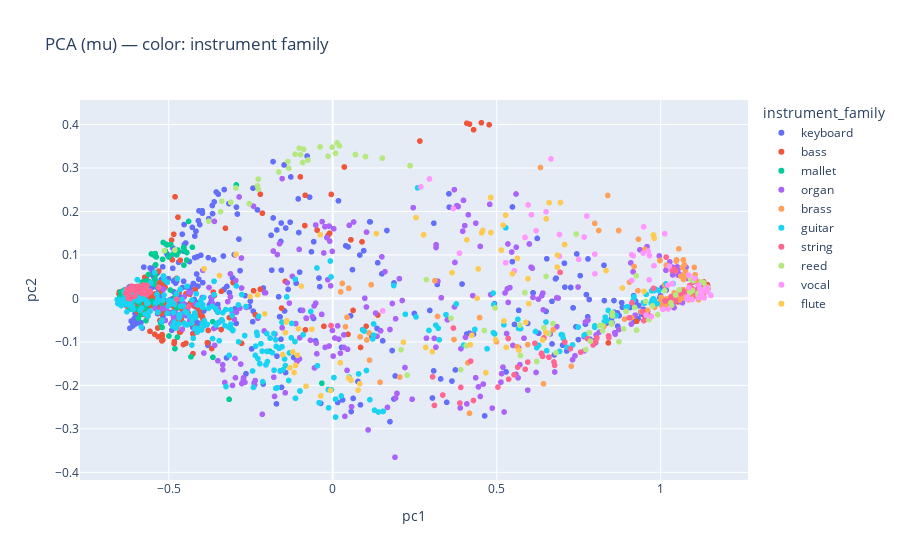
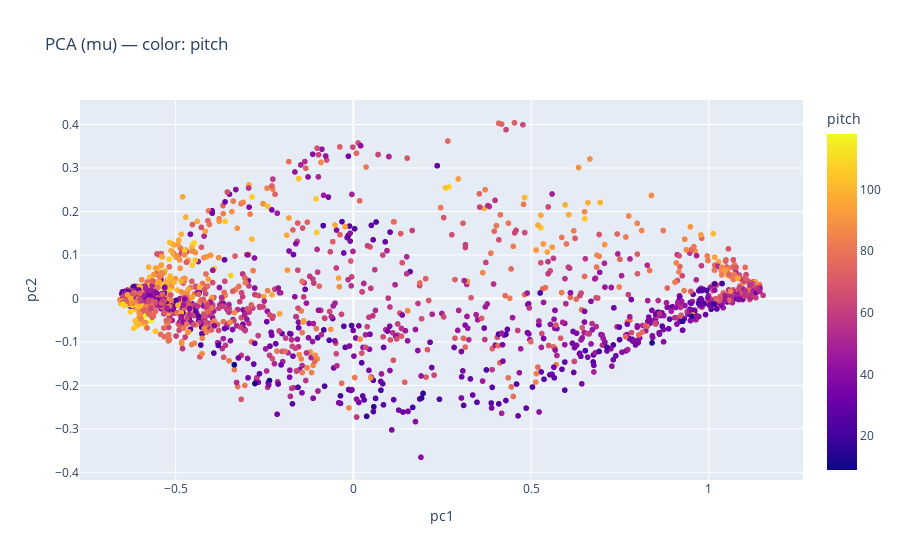

Source (notebook cell) for these figures, in order:
### Code cell
import numpy as np
from sklearn.decomposition import PCA
import plotly.express as px

# --- Instrument family mapping (NSynth) ---
FAMILY_NAMES = {
    0: "bass",
    1: "brass",
    2: "flute",
    3: "guitar",
    4: "keyboard",
    5: "mallet",
    6: "organ",
    7: "reed",
    8: "string",
    9: "synth_lead",
    10: "vocal",
}

family_names = np.vectorize(FAMILY_NAMES.get)(family_all)

# --- PCA 2D ---
pca = PCA(n_components=2, random_state=SEED)
mu_pca = pca.fit_transform(mu_all)

print(
    "Explained variance ratio:",
    pca.explained_variance_ratio_,
    "| sum:",
    pca.explained_variance_ratio_.sum(),
)

# Data for plotly
data = {
    "pc1": mu_pca[:, 0],
    "pc2": mu_pca[:, 1],
    "pitch": pitch_all.astype(int),
    "instrument_family": family_names,  # <-- categórico
    "key": keys_all,
}

# --- Plot 1: color by instrument_family (categorical legend) ---
fig1 = px.scatter(
    data,
    x="pc1",
    y="pc2",
    color="instrument_family",
    hover_data=["pitch", "key"],
    title="PCA (mu) — color: instrument family",
)
fig1.show()

# --- Plot 2: color by pitch (continuous) ---
fig2 = px.scatter(
    data,
    x="pc1",
    y="pc2",
    color="pitch",
    hover_data=["instrument_family", "key"],
    title="PCA (mu) — color: pitch",
)
fig2.show()

### Figure 1 — Plotly figure (JSON) as saved in the notebook; plotly's stock layout.template omitted (floating-point values rounded to 4 significant figures; data arrays with more than 128 entries replaced by an {"elided": "..."} marker saying what was removed)
{"data": [{"customdata": {"elided": "372x2 mixed values"}, "hovertemplate": "instrument_family=keyboard<br>pc1=%{x}<br>pc2=%{y}<br>pitch=%{customdata[0]}<br>key=%{customdata[1]}<extra></extra>", "legendgroup": "keyboard", "marker": {"color": "#636efa", "symbol": "circle"}, "mode": "markers", "name": "keyboard", "showlegend": true, "type": "scattergl", "x": {"elided": "372 float values"}, "xaxis": "x", "y": {"elided": "372 float values"}, "yaxis": "y"}, {"customdata": {"elided": "447x2 mixed values"}, "hovertemplate": "instrument_family=bass<br>pc1=%{x}<br>pc2=%{y}<br>pitch=%{customdata[0]}<br>key=%{customdata[1]}<extra></extra>", "legendgroup": "bass", "marker": {"color": "#EF553B", "symbol": "circle"}, "mode": "markers", "name": "bass", "showlegend": true, "type": "scattergl", "x": {"elided": "447 float values"}, "xaxis": "x", "y": {"elided": "447 float values"}, "yaxis": "y"}, {"customdata": {"elided": "104x2 mixed values"}, "hovertemplate": "instrument_family=mallet<br>pc1=%{x}<br>pc2=%{y}<br>pitch=%{customdata[0]}<br>key=%{customdata[1]}<extra></extra>", "legendgroup": "mallet", "marker": {"color": "#00cc96", "symbol": "circle"}, "mode": "markers", "name": "mallet", "showlegend": true, "type": "scattergl", "x": [-0.6368, -0.5777, -0.5186, -0.54, -0.5049, -0.5874, -0.5861, -0.5691, -0.4995, -0.6426, -0.58, -0.5103, -0.4278, -0.5527, -0.4937, -0.5585, -0.634, -0.3657, -0.6118, -0.4545, -0.5921, -0.4319, -0.6107, -0.6411, -0.5204, -0.3651, -0.5848, -0.628, -0.5228, -0.6009, -0.5968, -0.6128, -0.5893, -0.5931, -0.5661, -0.5466, -0.4603, -0.4523, -0.6144, -0.6419, -0.5905, -0.4754, -0.4447, -0.4966, -0.6335, -0.5857, -0.6088, -0.5438, -0.6363, -0.5973, -0.6469, -0.4804, -0.4726, -0.6362, -0.6029, -0.6135, -0.5201, -0.6171, -0.6087, -0.5188, -0.4836, -0.4809, -0.4535, -0.6342, -0.6376, -0.5504, -0.627, -0.4951, -0.5616, -0.4393, -0.5903, -0.4941, -0.645, -0.4534, -0.3157, -0.5815, -0.5168, -0.2938, -0.5993, -0.6493, -0.5402, -0.6164, -0.5689, -0.6099, -0.03305, -0.5379, -0.4734, -0.6476, -0.5415, -0.4696, -0.542, -0.584, -0.5248, -0.4938, -0.5408, -0.5426, -0.5668, -0.6227, -0.4451, -0.6279, -0.4756, -0.6211, -0.4991, -0.1923], "xaxis": "x", "y": [0.005032, -0.02112, 0.09002, 0.07756, 0.1231, -0.004047, -0.005561, -0.0509, 0.09529, 0.00898, 0.03777, 0.109, 0.1178, 0.1024, -0.00573, 0.03824, -0.005276, -0.0535, 0.006632, 0.1172, -0.0455, -0.1342, 0.02677, -0.004667, -0.05378, -0.1354, -0.03595, 0.003105, -0.009697, 0.0164, -0.02419, -0.02495, 0.02843, -0.02618, 0.028, 0.1001, -0.03882, 0.111, 0.01513, 0.008667, 0.01215, -0.02279, 0.1055, 0.09876, 0.0001982, 9.719e-05, 0.0121, 0.03237, -0.0001691, -0.003938, 0.01493, 0.003931, 0.1113, 0.006136, -0.001543, -0.02014, -0.06672, -0.02352, 0.009755, -0.02158, 0.1047, -0.1155, 0.07664, 0.01957, -0.0007059, -0.006542, 0.005237, 0.01928, 0.05499, 0.1772, -0.01061, -0.03447, 0.001741, 0.117, -0.2321, 0.03066, 0.1287, 0.2611, -0.005739, 0.003202, 0.05347, 0.001578, -0.02369, 0.008551, -0.1951, 0.0954, -0.08898, -0.0007284, 0.04352, 0.107, 0.1029, 0.01755, -0.0566, 0.124, 0.1028, -0.01561, 0.04045, 0.006626, 0.08824, 0.01227, 0.1, 0.003256, -0.08644, -0.1215], "yaxis": "y"}, {"customdata": {"elided": "257x2 mixed values"}, "hovertemplate": "instrument_family=organ<br>pc1=%{x}<br>pc2=%{y}<br>pitch=%{customdata[0]}<br>key=%{customdata[1]}<extra></extra>", "legendgroup": "organ", "marker": {"color": "#ab63fa", "symbol": "circle"}, "mode": "markers", "name": "organ", "showlegend": true, "type": "scattergl", "x": {"elided": "257 float values"}, "xaxis": "x", "y": {"elided": "257 float values"}, "yaxis": "y"}, {"customdata": {"elided": "130x2 mixed values"}, "hovertemplate": "instrument_family=brass<br>pc1=%{x}<br>pc2=%{y}<br>pitch=%{customdata[0]}<br>key=%{customdata[1]}<extra></extra>", "legendgroup": "brass", "marker": {"color": "#FFA15A", "symbol": "circle"}, "mode": "markers", "name": "brass", "showlegend": true, "type": "scattergl", "x": {"elided": "130 float values"}, "xaxis": "x", "y": {"elided": "130 float values"}, "yaxis": "y"}, {"customdata": {"elided": "325x2 mixed values"}, "hovertemplate": "instrument_family=guitar<br>pc1=%{x}<br>pc2=%{y}<br>pitch=%{customdata[0]}<br>key=%{customdata[1]}<extra></extra>", "legendgroup": "guitar", "marker": {"color": "#19d3f3", "symbol": "circle"}, "mode": "markers", "name": "guitar", "showlegend": true, "type": "scattergl", "x": {"elided": "325 float values"}, "xaxis": "x", "y": {"elided": "325 float values"}, "yaxis": "y"}, {"customdata": {"elided": "130x2 mixed values"}, "hovertemplate": "instrument_family=string<br>pc1=%{x}<br>pc2=%{y}<br>pitch=%{customdata[0]}<br>key=%{customdata[1]}<extra></extra>", "legendgroup": "string", "marker": {"color": "#FF6692", "symbol": "circle"}, "mode": "markers", "name": "string", "showlegend": true, "type": "scattergl", "x": {"elided": "130 float values"}, "xaxis": "x", "y": {"elided": "130 float values"}, "yaxis": "y"}, {"customdata": {"elided": "106x2 mixed values"}, "hovertemplate": "instrument_family=reed<br>pc1=%{x}<br>pc2=%{y}<br>pitch=%{customdata[0]}<br>key=%{customdata[1]}<extra></extra>", "legendgroup": "reed", "marker": {"color": "#B6E880", "symbol": "circle"}, "mode": "markers", "name": "reed", "showlegend": true, "type": "scattergl", "x": [0.8727, 0.02041, 1.132, -0.1647, 1.091, -0.4811, 1.144, 0.8531, 1.128, 0.9748, 0.8528, -0.2542, -0.07526, 0.01328, 1.045, 1.088, -0.09785, 0.8138, 0.8225, 1.114, 1.138, 0.5726, 0.8503, 1.138, 1.125, 0.7858, 0.3904, 1.114, 1.097, 0.02041, 0.02041, 0.7422, -0.2267, 0.2085, -0.134, 1.033, -0.2269, 0.9541, -0.03831, 1.139, -0.2542, -0.0914, 0.9639, 1.143, 0.9252, 0.09988, 0.2858, -0.08856, 0.6505, 0.8944, 0.4071, -0.001615, 0.6218, -0.1145, 0.9263, 1.1, 1.056, 0.8227, 0.6439, -0.2267, 0.57, 0.9263, 1.138, 1.139, 0.09988, 0.2358, 1.012, 1.143, 0.227, 0.3607, -0.3104, 1.137, 1.031, 0.7719, 0.4623, 0.06945, 0.7825, 0.6218, 0.4949, -0.5132, -0.3779, -0.2292, 1.139, 0.6583, 0.008588, 0.6716, 0.9205, 0.2358, -0.1367, -0.3104, -0.1022, 0.1513, 0.9909, -0.2949, -0.2292, 0.6806, -0.3419, 0.06944, 0.85, 0.5859, 0.008589, -0.3381, -0.0142, 0.8871, -0.3104, 1.136], "xaxis": "x", "y": [-0.09968, 0.3513, 0.03576, 0.2908, 0.04424, 0.1113, 0.0253, -0.03274, 0.02009, -0.01728, -0.04023, 0.2179, 0.3184, 0.3576, 0.007827, 0.01356, 0.3306, -0.06229, -0.06228, 0.01172, 0.0224, -0.1312, -0.05923, 0.02315, 0.03824, -0.09809, -0.1638, 0.006487, 0.01824, 0.3513, 0.3513, 0.1482, 0.2744, -0.1179, 0.2993, -0.01585, 0.2513, -0.006871, 0.3485, 0.02174, 0.2179, 0.3128, -0.0491, 0.02477, 0.0521, 0.3263, 0.04335, 0.3433, 0.05053, -0.02962, -0.1087, 0.348, -0.1448, 0.3318, -0.07305, 0.0408, 0.01956, -0.07445, -0.06712, 0.2744, -0.06127, -0.07305, 0.0243, 0.02134, 0.3263, 0.3052, 0.01805, 0.02409, -0.1764, -0.04594, 0.2208, 0.02259, -0.009758, -0.1177, -0.07375, 0.3309, -0.07868, -0.1448, -0.02193, 0.1098, 0.1778, 0.2587, 0.02602, -0.08081, 0.3341, -0.05787, -0.02073, 0.3052, 0.3148, 0.2208, 0.3457, 0.3227, -0.03714, 0.254, 0.2587, -0.1252, 0.1997, 0.3309, -0.05655, 0.01339, 0.3341, 0.2238, 0.3271, -0.06994, 0.2208, 0.02276], "yaxis": "y"}, {"customdata": [[104, "vocal_synthetic_003-104-100"], [83, "vocal_synthetic_003-083-100"], [35, "vocal_synthetic_003-035-100"], [57, "vocal_acoustic_000-057-075"], [39, "vocal_synthetic_003-039-050"], [59, "vocal_synthetic_003-059-127"], [45, "vocal_synthetic_003-045-127"], [57, "vocal_synthetic_003-057-050"], [54, "vocal_acoustic_000-054-050"], [58, "vocal_synthetic_003-058-075"], [65, "vocal_synthetic_003-065-025"], [68, "vocal_synthetic_003-068-050"], [72, "vocal_synthetic_003-072-075"], [86, "vocal_synthetic_003-086-100"], [89, "vocal_synthetic_003-089-100"], [41, "vocal_synthetic_003-041-100"], [24, "vocal_synthetic_003-024-127"], [61, "vocal_synthetic_003-061-100"], [71, "vocal_synthetic_003-071-025"], [99, "vocal_synthetic_003-099-075"], [38, "vocal_synthetic_003-038-025"], [88, "vocal_synthetic_003-088-100"], [75, "vocal_synthetic_003-075-050"], [50, "vocal_acoustic_000-050-075"], [107, "vocal_synthetic_003-107-075"], [37, "vocal_synthetic_003-037-100"], [82, "vocal_synthetic_003-082-100"], [49, "vocal_synthetic_003-049-025"], [99, "vocal_synthetic_003-099-050"], [86, "vocal_synthetic_003-086-127"], [24, "vocal_synthetic_003-024-100"], [85, "vocal_synthetic_003-085-025"], [91, "vocal_synthetic_003-091-100"], [63, "vocal_synthetic_003-063-075"], [39, "vocal_synthetic_003-039-075"], [82, "vocal_synthetic_003-082-050"], [60, "vocal_synthetic_003-060-127"], [67, "vocal_synthetic_003-067-050"], [37, "vocal_synthetic_003-037-127"], [82, "vocal_synthetic_003-082-127"], [52, "vocal_acoustic_000-052-100"], [42, "vocal_synthetic_003-042-075"], [97, "vocal_synthetic_003-097-025"], [54, "vocal_synthetic_003-054-050"], [51, "vocal_synthetic_003-051-025"], [68, "vocal_acoustic_000-068-100"], [66, "vocal_acoustic_000-066-025"], [53, "vocal_acoustic_000-053-050"], [101, "vocal_synthetic_003-101-127"], [81, "vocal_synthetic_003-081-100"], [29, "vocal_synthetic_003-029-075"], [93, "vocal_synthetic_003-093-050"], [106, "vocal_synthetic_003-106-050"], [60, "vocal_acoustic_000-060-127"], [52, "vocal_synthetic_003-052-050"], [61, "vocal_synthetic_003-061-127"], [68, "vocal_acoustic_000-068-050"], [51, "vocal_synthetic_003-051-100"]], "hovertemplate": "instrument_family=vocal<br>pc1=%{x}<br>pc2=%{y}<br>pitch=%{customdata[0]}<br>key=%{customdata[1]}<extra></extra>", "legendgroup": "vocal", "marker": {"color": "#FF97FF", "symbol": "circle"}, "mode": "markers", "name": "vocal", "showlegend": true, "type": "scattergl", "x": [1.035, 0.6914, 1.123, 0.9463, 1.082, 1.153, 1.142, 1.085, 0.9114, 1.119, 1.022, 0.9119, 0.7991, 0.6504, 0.9617, 1.141, 1.079, 1.122, 0.7993, 0.5958, 0.9718, 0.6655, 0.7499, 0.9657, 0.269, 1.13, 0.6201, 1.095, 0.3677, 0.7747, 1.007, 0.1528, 0.9481, 1.086, 1.118, 0.3866, 1.102, 0.9164, 1.143, 0.7666, 1.026, 1.129, 0.6059, 1.116, 1.117, 0.6913, 0.5538, 0.9647, 1.012, 0.5864, 1.023, 0.295, 0.9553, 0.9794, 1.126, 1.133, 0.5274, 1.144], "xaxis": "x", "y": [0.03398, 0.09711, 0.007029, 0.1043, 0.003333, 0.006942, 0.02215, 0.05357, 0.1005, 0.02278, 0.03078, 0.04122, 0.1019, 0.1993, 0.1091, 0.0249, -0.001125, 0.009886, 0.05681, 0.2151, -0.04161, 0.3208, 0.08995, 0.09846, 0.2565, 0.01799, 0.1556, -0.002669, 0.2068, 0.1896, -0.0249, -0.0285, 0.1647, 0.02515, 0.002645, 0.104, 0.0463, 0.09801, 0.02406, 0.1412, 0.07398, 0.01574, 0.1926, 0.03083, 0.001463, 0.147, 0.06335, 0.04265, 0.1489, 0.1404, -0.02426, 0.2748, -0.03816, 0.07527, 0.01863, 0.001462, 0.08211, 0.01603], "yaxis": "y"}, {"customdata": {"elided": "71x2 mixed values"}, "hovertemplate": "instrument_family=flute<br>pc1=%{x}<br>pc2=%{y}<br>pitch=%{customdata[0]}<br>key=%{customdata[1]}<extra></extra>", "legendgroup": "flute", "marker": {"color": "#FECB52", "symbol": "circle"}, "mode": "markers", "name": "flute", "showlegend": true, "type": "scattergl", "x": [0.1331, -0.1176, -0.2519, 0.4823, -0.06367, -0.08119, 0.6852, 0.07742, 0.6405, 0.5141, -0.2074, -0.3919, 0.02329, -0.006899, 0.3039, 0.2157, 0.4243, 0.5953, 0.6944, -0.1401, 0.4669, 0.5979, 0.5888, 0.454, 0.6495, 0.98, -0.09606, -0.1442, -0.1525, 0.4817, 0.6511, 0.4967, 0.05593, -0.1042, 0.522, 0.6843, -0.2947, -0.1133, -0.03774, 0.3639, -0.2946, 0.4576, -0.1305, -0.1075, -0.03642, -0.229, 0.08249, -0.1216, 0.5677, 0.5276, 0.9493, -0.1416, 0.4401, 0.8334, 0.563, 0.7069, 0.4093, 0.2834, 0.4438, 0.8833, -0.3451, 0.5194, 0.0486, 0.4196, 0.277, 0.5289, 0.4817, 0.6599, 0.5479, 0.9779, 0.254], "xaxis": "x", "y": [0.1492, -0.1704, 0.004286, 0.1514, -0.07102, -0.2019, 0.09958, -0.211, -0.09552, 0.1113, -0.0354, 0.06827, -0.148, -0.2117, -0.1221, -0.1008, -0.08444, 0.04545, 0.2206, -0.05141, -0.1709, -0.01218, -0.05499, 0.1508, -0.07846, 0.1384, 0.02834, -0.07856, -0.1293, 0.232, 0.183, -0.09518, -0.1882, -0.06958, -0.05192, 0.07212, 0.1012, -0.154, 0.1464, 0.05924, 0.1015, 0.1565, -0.1596, -0.1306, -0.224, 0.008537, -0.1961, -0.1232, -0.1186, 0.1914, 0.01619, -0.0543, 0.0004301, 0.06417, 0.0922, 0.1239, 0.1347, -0.1128, 0.06788, 0.02401, 0.05266, 0.1686, -0.1826, -0.1065, 0.1463, -0.1125, 0.232, 0.2202, 0.05675, 0.1459, 0.1859], "yaxis": "y"}], "layout": {"legend": {"title": {"text": "instrument_family"}, "tracegroupgap": 0}, "title": {"text": "PCA (mu) — color: instrument family"}, "xaxis": {"anchor": "y", "domain": [0, 1], "title": {"text": "pc1"}}, "yaxis": {"anchor": "x", "domain": [0, 1], "title": {"text": "pc2"}}}}

### Figure 2 — Plotly figure (JSON) as saved in the notebook; plotly's stock layout.template omitted (floating-point values rounded to 4 significant figures; data arrays with more than 128 entries replaced by an {"elided": "..."} marker saying what was removed)
{"data": [{"customdata": {"elided": "2000x2 str values"}, "hovertemplate": "pc1=%{x}<br>pc2=%{y}<br>instrument_family=%{customdata[0]}<br>key=%{customdata[1]}<br>pitch=%{marker.color}<extra></extra>", "legendgroup": "", "marker": {"color": {"elided": "2000 int values"}, "coloraxis": "coloraxis", "symbol": "circle"}, "mode": "markers", "name": "", "showlegend": false, "type": "scattergl", "x": {"elided": "2000 float values"}, "xaxis": "x", "y": {"elided": "2000 float values"}, "yaxis": "y"}], "layout": {"coloraxis": {"colorbar": {"title": {"text": "pitch"}}, "colorscale": [[0, "#0d0887"], [0.1111, "#46039f"], [0.2222, "#7201a8"], [0.3333, "#9c179e"], [0.4444, "#bd3786"], [0.5556, "#d8576b"], [0.6667, "#ed7953"], [0.7778, "#fb9f3a"], [0.8889, "#fdca26"], [1, "#f0f921"]]}, "legend": {"tracegroupgap": 0}, "title": {"text": "PCA (mu) — color: pitch"}, "xaxis": {"anchor": "y", "domain": [0, 1], "title": {"text": "pc1"}}, "yaxis": {"anchor": "x", "domain": [0, 1], "title": {"text": "pc2"}}}}
